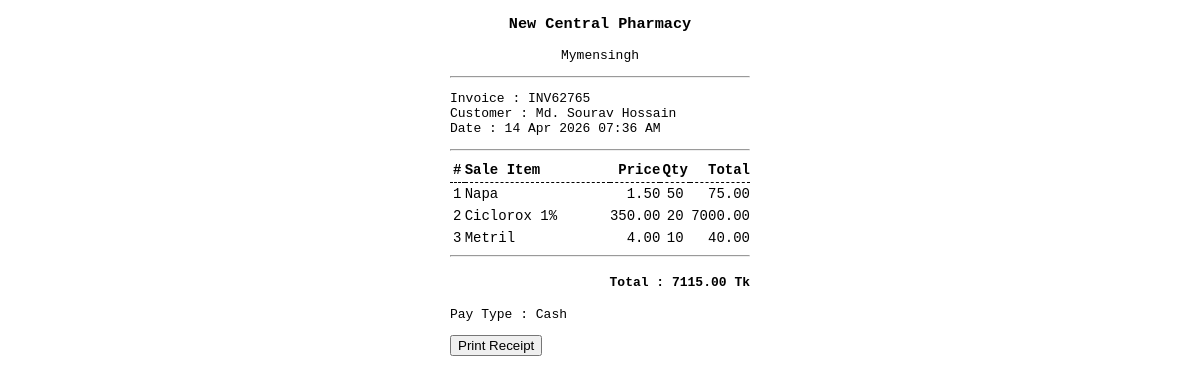
Screenshot of /invoice-print/22/ with the database file from the repository.
### resultapp/models.py (models this page shows, shortened)
class Sale(models.Model):
    invoice_no = models.CharField(max_length=50, unique=True, blank=True)
    customer_name = models.CharField(max_length=200, blank=True, null=True)
    total_amount = models.DecimalField(max_digits=10, decimal_places=2, default=0)
    created_at = models.DateTimeField(auto_now_add=True)

class SaleItem(models.Model):
    sale = models.ForeignKey(Sale, on_delete=models.CASCADE, related_name='items')
    medicine = models.ForeignKey(Medicine, on_delete=models.CASCADE)
    batch = models.ForeignKey(Batch, on_delete=models.CASCADE, null=True, blank=True)
    price = models.DecimalField(max_digits=10, decimal_places=2, default=0)
    quantity = models.IntegerField(default=0)
    total = models.DecimalField(max_digits=10, decimal_places=2, default=0)

class Medicine(models.Model):
    medicine_name = models.CharField(max_length=200)
    generic_name = models.CharField(max_length=200, blank=True, null=True)
    company_name = models.CharField(max_length=200)
    created_date = models.DateTimeField(auto_now_add=True)

### resultapp/views.py (the view)
# urls.py: path('invoice-print/<int:id>/', invoice_print, name='invoice_print'),
def invoice_print(request, id):
    sale = get_object_or_404(Sale, id=id)
    items = SaleItem.objects.filter(sale=sale)
    return render(request, 'invoice_print.html', {'sale': sale, 'items': items})

### resultapp/context_processors.py (called while the page is built)
def pharmacy_info(request):
    return {
        'pharmacy_info': PharmacySettings.objects.first()
    }

### resultapp/templates/invoice_print.html (shortened to what this page needs)
<!DOCTYPE html>
<html>
<head>
</head>
<body>
    <div class="receipt">
        <h3 class="center">New Central Pharmacy</h3>
        <p class="center">
            Mymensingh
        </p>
        <hr>
        <p>
            Invoice : {{ sale.invoice_no }} <br>
            Customer : {{ sale.customer_name }} <br>
            Date : {{ sale.created_at|date:"d M Y h:i A" }}
        </p>
        <hr>
        <table>
            <tr>
                <th style="width:5%;">#</th>
                <th class="item" style="width:45%;">Sale Item</th>
                <th class="price" style="width:15%;">Price</th>
                <th class="qty" style="width:10%;">Qty</th>
                <th class="total" style="width:25%;">Total</th>
            </tr>
            {% for i in items %}
            <tr>
                <td style="text-align:center;">{{ forloop.counter }}</td>
                <td class="item">{{ i.medicine.medicine_name }}</td>
                <td class="price">{{ i.price }}</td>
                <td class="qty">{{ i.quantity }}</td>
                <td class="total">{{ i.total }}</td>
            </tr>
            {% endfor %}
        </table>
        <hr>
        <h4 style="text-align:right">
            Total : {{ sale.total_amount }} Tk
        </h4>
        <p>Pay Type : Cash</p>
        <button onclick="window.print()">Print Receipt</button>
    </div>
</body>
</html>

### resultapp/templates/invoice_print.html (style rules this page uses)
body { font-family: monospace; }
.receipt { width: 300px; margin: auto; }
.center { text-align: center; }
table { width: 100%; font-size: 14px; border-collapse: collapse; }
th { border-bottom: 1px dashed black; padding: 4px 0; }
td { padding: 3px 0; }
.item { text-align: left; width: 50%; }
.price { text-align: right; width: 15%; }
.qty { text-align: center; width: 10%; }
.total { text-align: right; width: 25%; }

### rows the page displays
Sale: invoice_no "INV62765", customer_name "Md. Sourav Hossain", created_at "14 Apr 2026 07:36 AM", total_amount "7115.00"
SaleItem: medicine.medicine_name "Napa", price "1.50", quantity "50", total "75.00"
SaleItem: medicine.medicine_name "Ciclorox 1%", price "350.00", quantity "20", total "7000.00"
SaleItem: medicine.medicine_name "Metril", price "4.00", quantity "10", total "40.00"
